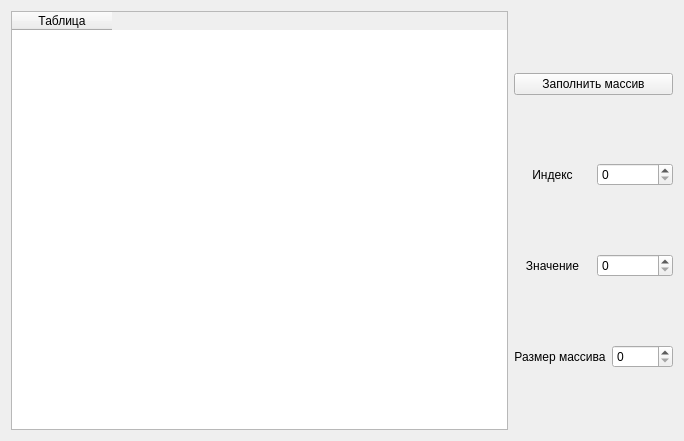
<?xml version="1.0" encoding="UTF-8"?>
<ui version="4.0">
 <class>ArrayTable</class>
 <widget class="QWidget" name="ArrayTable">
  <property name="geometry">
   <rect>
    <x>0</x>
    <y>0</y>
    <width>684</width>
    <height>441</height>
   </rect>
  </property>
  <property name="windowTitle">
   <string>Form</string>
  </property>
  <layout class="QHBoxLayout" name="horizontalLayout_4">
   <item>
    <widget class="QTableWidget" name="tableWidget">
     <column>
      <property name="text">
       <string>Таблица</string>
      </property>
     </column>
    </widget>
   </item>
   <item>
    <layout class="QVBoxLayout" name="verticalLayout">
     <item>
      <widget class="QPushButton" name="randPushButton">
       <property name="text">
        <string>Заполнить массив</string>
       </property>
      </widget>
     </item>
     <item>
      <layout class="QHBoxLayout" name="horizontalLayout_2">
       <item>
        <widget class="QLabel" name="indexLabel">
         <property name="text">
          <string>Индекс</string>
         </property>
         <property name="alignment">
          <set>Qt::AlignCenter</set>
         </property>
        </widget>
       </item>
       <item>
        <widget class="QSpinBox" name="indexSpinBox"/>
       </item>
      </layout>
     </item>
     <item>
      <layout class="QHBoxLayout" name="horizontalLayout_3">
       <item>
        <widget class="QLabel" name="valueLabel">
         <property name="text">
          <string>Значение</string>
         </property>
         <property name="alignment">
          <set>Qt::AlignCenter</set>
         </property>
        </widget>
       </item>
       <item>
        <widget class="QSpinBox" name="valueSpinBox"/>
       </item>
      </layout>
     </item>
     <item>
      <layout class="QHBoxLayout" name="horizontalLayout">
       <item>
        <widget class="QLabel" name="sizeLabel">
         <property name="text">
          <string>Размер массива</string>
         </property>
         <property name="alignment">
          <set>Qt::AlignCenter</set>
         </property>
        </widget>
       </item>
       <item>
        <widget class="QSpinBox" name="sizeSpinBox">
         <property name="maximum">
          <number>10000</number>
         </property>
        </widget>
       </item>
      </layout>
     </item>
    </layout>
   </item>
  </layout>
 </widget>
 <resources/>
 <connections/>
</ui>
